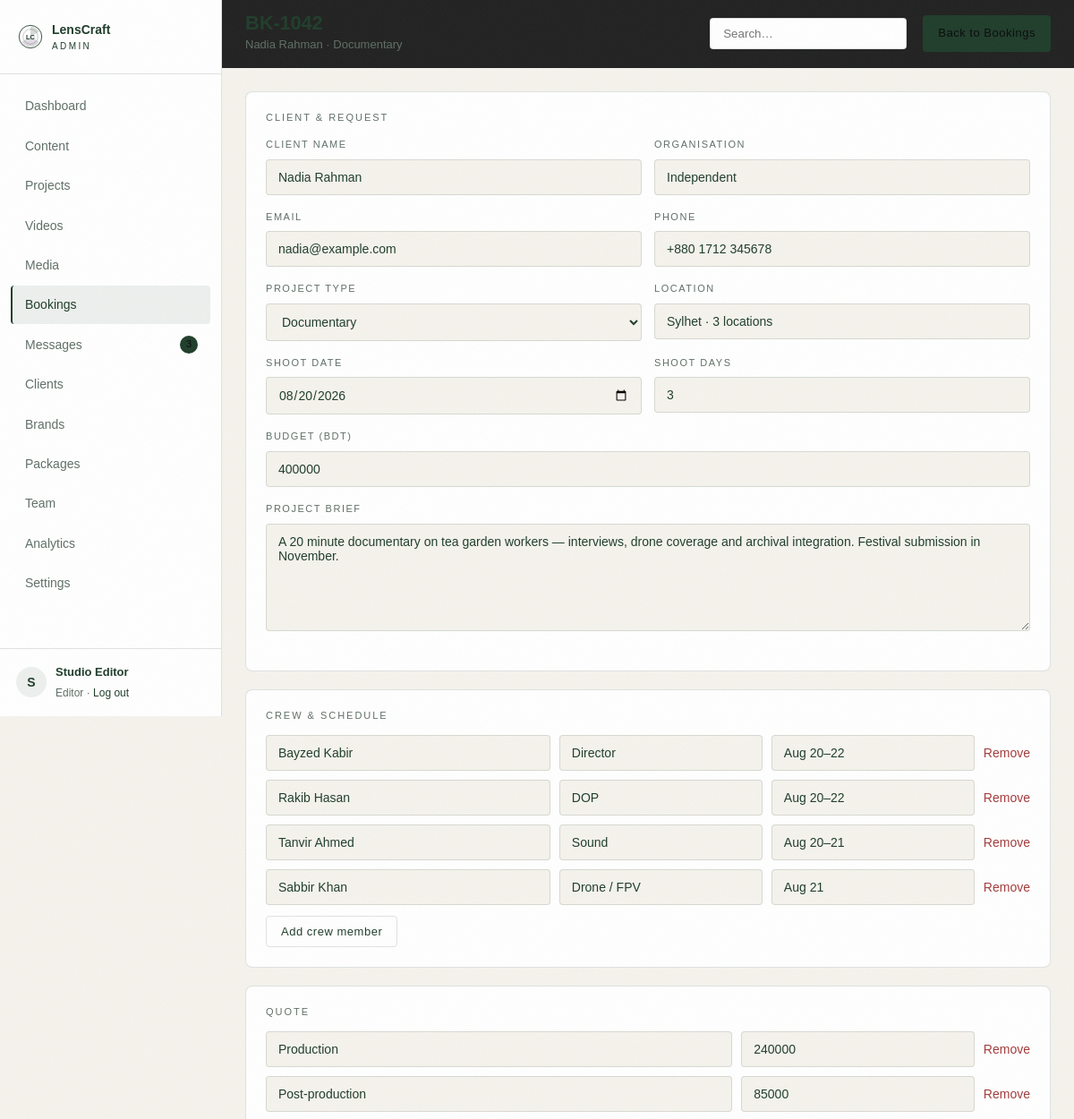
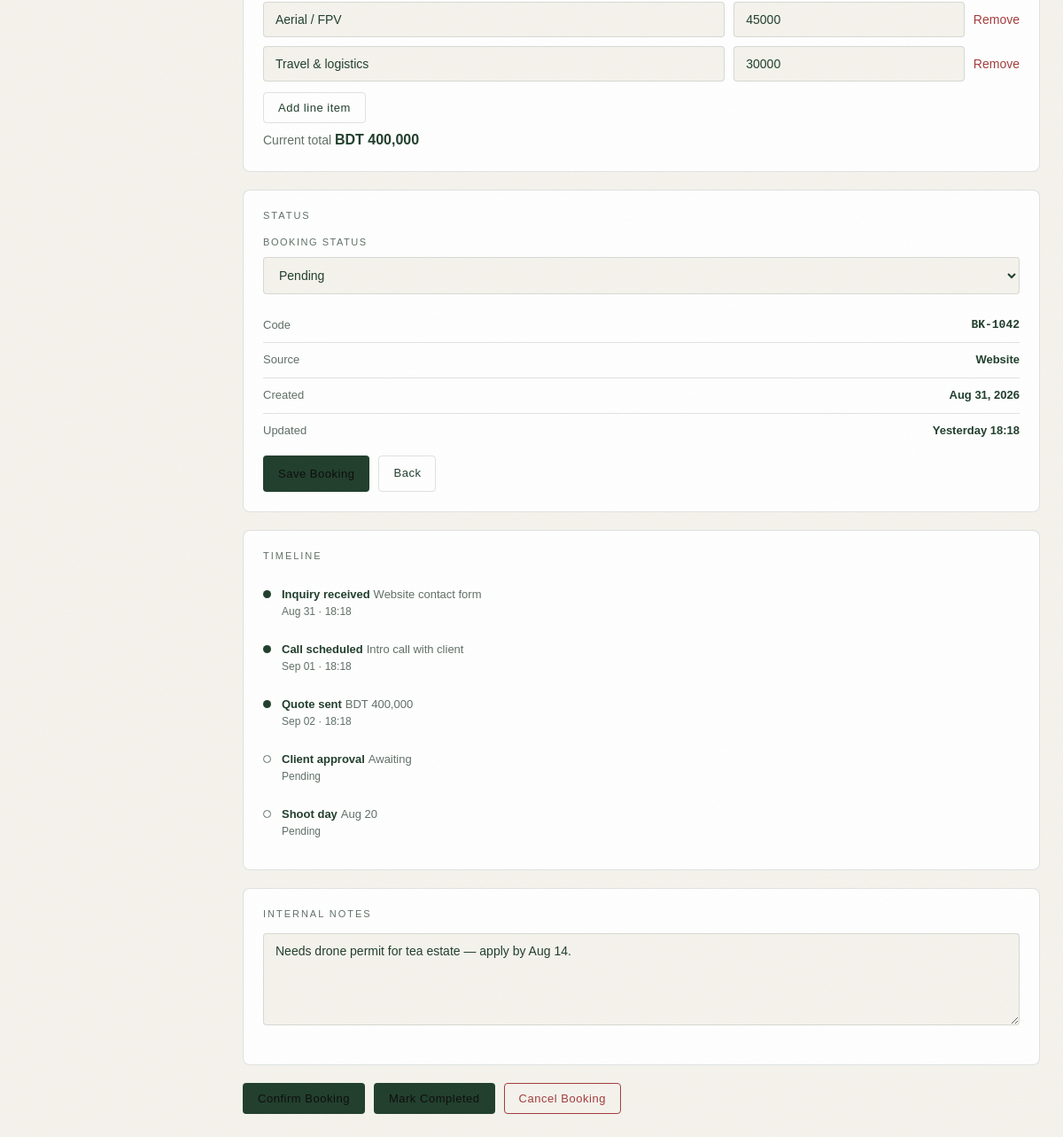
/admin/bookings/1 (signed in), run on the app's committed database (2 pictures, top to bottom).
### tables this page shows
CREATE TABLE IF NOT EXISTS users (
  id            INT UNSIGNED NOT NULL AUTO_INCREMENT,
  name          VARCHAR(120) NOT NULL,
  email         VARCHAR(160) NOT NULL,
  password_hash VARCHAR(255) NOT NULL,
  role          ENUM('owner','editor') NOT NULL DEFAULT 'editor',
  phone         VARCHAR(40)  NULL,
  last_login_at DATETIME     NULL,
  created_at    DATETIME     NOT NULL DEFAULT CURRENT_TIMESTAMP,
  PRIMARY KEY (id),
  UNIQUE KEY uniq_users_email (email)
);

CREATE TABLE IF NOT EXISTS bookings (
  id             INT UNSIGNED NOT NULL AUTO_INCREMENT,
  code           VARCHAR(20)  NOT NULL,
  client_id      INT UNSIGNED NULL,
  client_name    VARCHAR(160) NOT NULL,
  organisation   VARCHAR(160) NULL,
  email          VARCHAR(160) NULL,
  phone          VARCHAR(40)  NULL,
  project_type   VARCHAR(60)  NOT NULL DEFAULT 'Documentary',
  shoot_date     DATE         NULL,
  shoot_days     TINYINT UNSIGNED NOT NULL DEFAULT 1,
  location       VARCHAR(180) NULL,
  brief          TEXT         NULL,
  budget         DECIMAL(12,2) NOT NULL DEFAULT 0,
  quote_total    DECIMAL(12,2) NOT NULL DEFAULT 0,
  status         ENUM('inquiry','pending','confirmed','completed','cancelled') NOT NULL DEFAULT 'inquiry',
  internal_notes TEXT         NULL,
  source         VARCHAR(40)  NOT NULL DEFAULT 'website',
  package_id     INT UNSIGNED NULL,
  created_at     DATETIME NOT NULL DEFAULT CURRENT_TIMESTAMP,
  updated_at     DATETIME NOT NULL DEFAULT CURRENT_TIMESTAMP,
  PRIMARY KEY (id),
  UNIQUE KEY uniq_booking_code (code),
  KEY idx_booking_status (status),
  KEY idx_booking_date (shoot_date),
  KEY idx_booking_package (package_id)
);

CREATE TABLE IF NOT EXISTS booking_crew (
  id         INT UNSIGNED NOT NULL AUTO_INCREMENT,
  booking_id INT UNSIGNED NOT NULL,
  person     VARCHAR(120) NOT NULL,
  role       VARCHAR(80)  NOT NULL,
  days       VARCHAR(60)  NULL,
  PRIMARY KEY (id),
  KEY idx_bc_booking (booking_id)
);

CREATE TABLE IF NOT EXISTS booking_items (
  id         INT UNSIGNED NOT NULL AUTO_INCREMENT,
  booking_id INT UNSIGNED NOT NULL,
  label      VARCHAR(120) NOT NULL,
  amount     DECIMAL(12,2) NOT NULL DEFAULT 0,
  PRIMARY KEY (id),
  KEY idx_bi_booking (booking_id)
);

CREATE TABLE IF NOT EXISTS booking_events (
  id          INT UNSIGNED NOT NULL AUTO_INCREMENT,
  booking_id  INT UNSIGNED NOT NULL,
  label       VARCHAR(120) NOT NULL,
  note        VARCHAR(200) NULL,
  is_done     TINYINT(1) NOT NULL DEFAULT 1,
  happened_at DATETIME NULL,
  PRIMARY KEY (id),
  KEY idx_be_booking (booking_id)
);

### app/Views/admin/bookings/show.php (the view, shortened to what the rows shown need)
<form method="post" action="<?= url('/admin/bookings/' . $booking['id']) ?>" class="cols cols--2-1 form">
    <div class="stack">
        <article class="card">
            <h2 class="card__label">CLIENT & REQUEST</h2>
            <div class="field-row">
                <label class="field"><span>Client name</span><input type="text" name="client_name" value="<?= e($booking['client_name']) ?>"></label>
                <label class="field"><span>Organisation</span><input type="text" name="organisation" value="<?= e((string) $booking['organisation']) ?>"></label>
            </div>
            <div class="field-row">
                <label class="field"><span>Email</span><input type="email" name="email" value="<?= e((string) $booking['email']) ?>"></label>
                <label class="field"><span>Phone</span><input type="text" name="phone" value="<?= e((string) $booking['phone']) ?>"></label>
            </div>
            <div class="field-row">
                <label class="field">
                    <span>Project type</span>
                    <select name="project_type">
                        <?php foreach ($types as $type): ?>
                            <option value="<?= e($type) ?>" <?= $booking['project_type'] === $type ? 'selected' : '' ?>><?= e($type) ?></option>
                        <?php endforeach; ?>
                    </select>
                </label>
                <label class="field"><span>Location</span><input type="text" name="location" value="<?= e((string) $booking['location']) ?>"></label>
            </div>
            <div class="field-row">
                <label class="field"><span>Shoot date</span><input type="date" name="shoot_date" value="<?= e((string) $booking['shoot_date']) ?>"></label>
                <label class="field"><span>Shoot days</span><input type="number" name="shoot_days" value="<?= (int) $booking['shoot_days'] ?>" min="1"></label>
            </div>
            <label class="field"><span>Budget (BDT)</span><input type="text" name="budget" value="<?= e((string) (int) $booking['budget']) ?>"></label>
            <label class="field"><span>Project brief</span><textarea name="brief" rows="6"><?= e((string) $booking['brief']) ?></textarea></label>
        </article>
        <article class="card">
            <h2 class="card__label">CREW & SCHEDULE</h2>
            <div class="repeater" data-repeater>
                <?php $crewRows = $crew ?: [['person' => '', 'role' => '', 'days' => '']]; ?>
                <?php foreach ($crewRows as $member): ?>
                    <div class="repeater__row" data-repeater-row>
                        <input type="text" name="crew_person[]" value="<?= e((string) $member['person']) ?>" placeholder="Name">
                        <input type="text" name="crew_role[]" value="<?= e((string) $member['role']) ?>" placeholder="Role">
                        <input type="text" name="crew_days[]" value="<?= e((string) $member['days']) ?>" placeholder="Days">
                        <button type="button" class="link link--danger" data-repeater-remove>Remove</button>
                    </div>
                <?php endforeach; ?>
            </div>
            <button type="button" class="btn btn--ghost btn--sm" data-repeater-add>Add crew member</button>
        </article>
        <article class="card">
            <h2 class="card__label">QUOTE</h2>
            <div class="repeater" data-repeater>
                <?php $itemRows = $items ?: [['label' => 'Production', 'amount' => 0]]; ?>
                <?php foreach ($itemRows as $item): ?>
                    <div class="repeater__row repeater__row--2" data-repeater-row>
                        <input type="text" name="item_label[]" value="<?= e((string) $item['label']) ?>" placeholder="Line item">
                        <input type="text" name="item_amount[]" value="<?= e((string) (int) $item['amount']) ?>" placeholder="Amount">
                        <button type="button" class="link link--danger" data-repeater-remove>Remove</button>
                    </div>
                <?php endforeach; ?>
            </div>
            <button type="button" class="btn btn--ghost btn--sm" data-repeater-add>Add line item</button>
            <p class="quote-total">Current total <strong><?= e(money($booking['quote_total'])) ?></strong></p>
        </article>
    </div>
    <div class="stack">
        <article class="card">
            <h2 class="card__label">STATUS</h2>
            <label class="field">
                <span>Booking status</span>
                <select name="status">
                    <?php foreach ($statuses as $statusOption): ?>
                        <option value="<?= e($statusOption) ?>" <?= $booking['status'] === $statusOption ? 'selected' : '' ?>><?= e(ucfirst($statusOption)) ?></option>
                    <?php endforeach; ?>
                </select>
            </label>
            <ul class="kv">
                <li><span>Code</span><strong class="mono"><?= e($booking['code']) ?></strong></li>
                <li><span>Source</span><strong><?= e(ucfirst((string) $booking['source'])) ?></strong></li>
                <li><span>Created</span><strong><?= e(date_pretty($booking['created_at'], 'M d, Y')) ?></strong></li>
                <li><span>Updated</span><strong><?= e(time_ago($booking['updated_at'])) ?></strong></li>
            </ul>
            <div class="btn-row">
                <button class="btn btn--primary btn--sm" type="submit">Save Booking</button>
                <a class="btn btn--ghost btn--sm" href="<?= url('/admin/bookings') ?>">Back</a>
            </div>
        </article>
        <article class="card">
            <h2 class="card__label">TIMELINE</h2>
            <ul class="timeline">
                <?php foreach ($events as $event): ?>
                    <li>
                        <span class="dot-mark <?= $event['is_done'] ? '' : 'dot-mark--open' ?>"></span>
                        <div>
                            <strong><?= e($event['label']) ?></strong>
                            <?php if ($event['note']): ?><em><?= e($event['note']) ?></em><?php endif; ?>
                            <time><?= e($event['happened_at'] ? time_ago($event['happened_at']) : 'Pending') ?></time>
                        </div>
                    </li>
                <?php endforeach; ?>
            </ul>
        </article>
        <article class="card">
            <h2 class="card__label">INTERNAL NOTES</h2>
            <label class="field"><textarea name="internal_notes" rows="5" placeholder="Only the studio sees this."><?= e((string) $booking['internal_notes']) ?></textarea></label>
        </article>
    </div>
</form>
<div class="row-actions">
    <?php foreach (['confirmed' => 'Confirm Booking', 'completed' => 'Mark Completed', 'cancelled' => 'Cancel Booking'] as $statusKey => $label): ?>
        <form method="post" action="<?= url('/admin/bookings/' . $booking['id'] . '/status') ?>">
            <button class="btn <?= $statusKey === 'cancelled' ? 'btn--danger' : 'btn--primary' ?> btn--sm" type="submit"><?= $label ?></button>
        </form>
    <?php endforeach; ?>
</div>

### app/Support/Router.php (shortened to what the rows shown need)
<?php
class Router
{
    private array $routes = ['GET' => [], 'POST' => []];
    private function add(string $method, string $path, callable|string $handler): void
    {
        $params = [];
        $pattern = preg_replace_callback('~\{(\w+)\}~', static function (array $m) use (&$params): string {
            $params[] = $m[1];
            return '([^/]+)';
        }, '/' . trim($path, '/'));
        $this->routes[$method][] = [
            'pattern' => '~^' . rtrim((string) $pattern, '/') . '/?$~',
            'handler' => $handler,
            'params'  => $params,
        ];
    }
    public function dispatch(string $method, string $path): void
    {
        $path = '/' . trim($path, '/');
        $method = $method === 'POST' ? 'POST' : 'GET';
        foreach ($this->routes[$method] as $route) {
            if (preg_match($route['pattern'], $path, $matches)) {
                array_shift($matches);
                $this->call($route['handler'], $matches);
                return;
            }
        }
    }
    private function call(callable|string $handler, array $args): void
    {
        if (is_string($handler)) {
            [$class, $method] = explode('@', $handler);
            $controller = new $class();
            $controller->{$method}(...$args);
            return;
        }
    }
}

### app/Views/layouts/admin.php (shortened to what the rows shown need)
<?php
$user = $user ?? [];
$activeNav = $activeNav ?? '';
$unread = Message::unreadCount();
$navItems = [
    ['key' => 'dashboard', 'label' => 'Dashboard', 'url' => url('/admin')],
    ['key' => 'content',   'label' => 'Content',   'url' => url('/admin/content')],
    ['key' => 'projects',  'label' => 'Projects',  'url' => url('/admin/projects')],
    ['key' => 'videos',    'label' => 'Videos',    'url' => url('/admin/videos')],
    ['key' => 'media',     'label' => 'Media',     'url' => url('/admin/media')],
    ['key' => 'bookings',  'label' => 'Bookings',  'url' => url('/admin/bookings')],
    ['key' => 'messages',  'label' => 'Messages',  'url' => url('/admin/messages'), 'badge' => $unread],
    ['key' => 'clients',   'label' => 'Clients',   'url' => url('/admin/clients')],
    ['key' => 'brands',    'label' => 'Brands',    'url' => url('/admin/brands')],
    ['key' => 'packages',  'label' => 'Packages',  'url' => url('/admin/packages')],
    ['key' => 'team',      'label' => 'Team',      'url' => url('/admin/team')],
    ['key' => 'analytics', 'label' => 'Analytics', 'url' => url('/admin/analytics')],
    ['key' => 'settings',  'label' => 'Settings',  'url' => url('/admin/settings')],
];
?>
<!doctype html>
<html lang="en">
<head>
    <link rel="stylesheet" href="<?= asset('css/site.css') ?>">
    <link rel="stylesheet" href="<?= asset('css/admin.css') ?>">
</head>
<body class="admin">
<aside class="sidebar" id="sidebar">
    <a class="sidebar__brand" href="<?= url('/admin') ?>">
        <img src="<?= asset('img/logo.svg') ?>" alt="" width="28" height="28">
        <span>LensCraft<small>ADMIN</small></span>
    </a>
    <nav class="sidebar__nav">
        <?php foreach ($navItems as $item): ?>
            <a href="<?= $item['url'] ?>" class="<?= $activeNav === $item['key'] ? 'is-active' : '' ?>">
                <?= e($item['label']) ?>
                <?php if (!empty($item['badge'])): ?><i class="dot"><?= (int) $item['badge'] ?></i><?php endif; ?>
            </a>
        <?php endforeach; ?>
    </nav>
    <div class="sidebar__user">
        <span class="avatar"><?= e(mb_substr($user['name'] ?? 'A', 0, 1)) ?></span>
        <div>
            <strong><?= e($user['name'] ?? 'Admin') ?></strong>
            <small><?= e(ucfirst($user['role'] ?? 'editor')) ?> · <a href="<?= url('/admin/logout') ?>">Log out</a></small>
        </div>
    </div>
</aside>
<div class="main">
    <header class="topbar">
        <div class="topbar__title">
            <h1><?= e($pageTitle ?? 'Dashboard') ?></h1>
            <p><?= e($pageSubtitle ?? '') ?></p>
        </div>
        <form class="topbar__search" method="get" action="<?= e(strtok($_SERVER['REQUEST_URI'] ?? url('/admin'), '?')) ?>">
            <input type="search" name="q" value="<?= e((string) request('q', '')) ?>" placeholder="Search…">
        </form>
        <?php if (!empty($actionLabel)): ?>
            <a class="btn btn--primary btn--sm" href="<?= e($actionUrl ?? '#') ?>"><?= e($actionLabel) ?></a>
        <?php endif; ?>
    </header>
    <div class="content">
        <?= $content ?>
    </div>
</div>
</body>
</html>

### data on the page
users: name "S", name "Studio Editor", role "Editor"
bookings: client_name "Nadia Rahman", organisation "Independent", email "nadia@example.com", phone "+880 1712 345678", location "Sylhet · 3 locations", shoot_date "08/20/2026", shoot_days "3", budget "400000", brief "A 20 minute documentary on tea garden workers — interviews, drone coverage and archival integration. Festival submission in November.", quote_total "BDT 400,000", status "Pending", code "BK-1042", source "Website", created_at "Aug 31, 2026", updated_at "Yesterday 18:18", internal_notes "Needs drone permit for tea estate — apply by Aug 14."
booking_crew: person "Bayzed Kabir", role "Director", days "Aug 20–22"
booking_crew: person "Rakib Hasan", role "DOP", days "Aug 20–22"
booking_crew: person "Tanvir Ahmed", role "Sound", days "Aug 20–21"
booking_crew: person "Sabbir Khan", role "Drone / FPV", days "Aug 21"
booking_items: label "Production", amount "240000"
booking_items: label "Post-production", amount "85000"
booking_items: label "Aerial / FPV", amount "45000"
booking_items: label "Travel & logistics", amount "30000"
booking_events: is_done 1 (drawn), label "Inquiry received", note "Website contact form", happened_at "Aug 31 · 18:18"
booking_events: is_done 1 (drawn), label "Call scheduled", note "Intro call with client", happened_at "Sep 01 · 18:18"
booking_events: is_done 1 (drawn), label "Quote sent", note "BDT 400,000", happened_at "Sep 02 · 18:18"
booking_events: is_done 0 (drawn), label "Client approval", note "Awaiting", happened_at "Pending"
booking_events: is_done 0 (drawn), label "Shoot day", note "Aug 20", happened_at "Pending"

### other printed values
$item['label'] "Dashboard"
$item['label'] "Content"
$item['label'] "Projects"
$item['label'] "Videos"
$item['label'] "Media"
$item['label'] "Bookings"
$item['label'] "Messages"
$item['badge'] "3"
$item['label'] "Clients"
$item['label'] "Brands"
$item['label'] "Packages"
$item['label'] "Team"
$item['label'] "Analytics"
$item['label'] "Settings"
$label "Confirm Booking"
